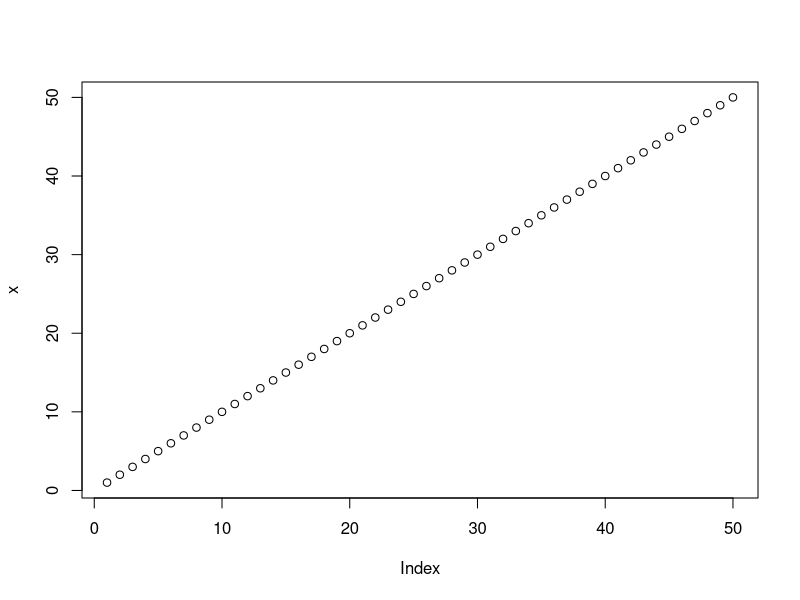
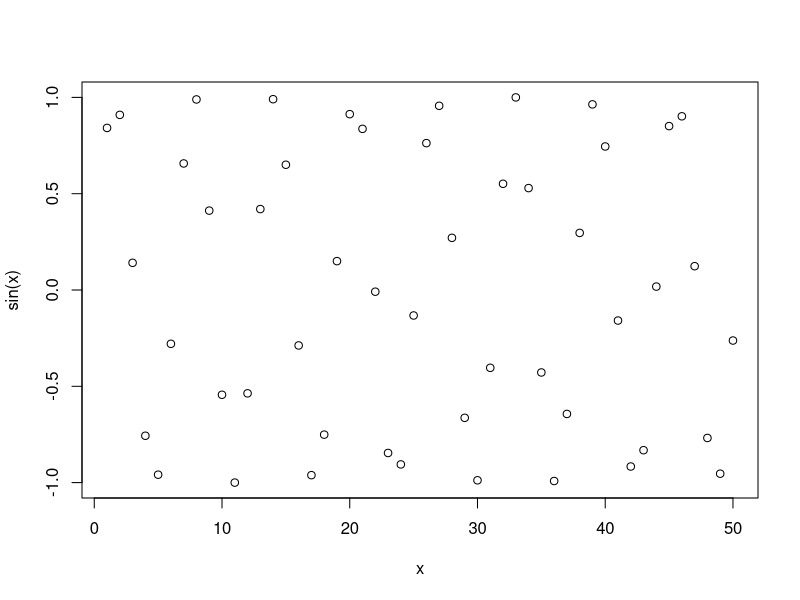
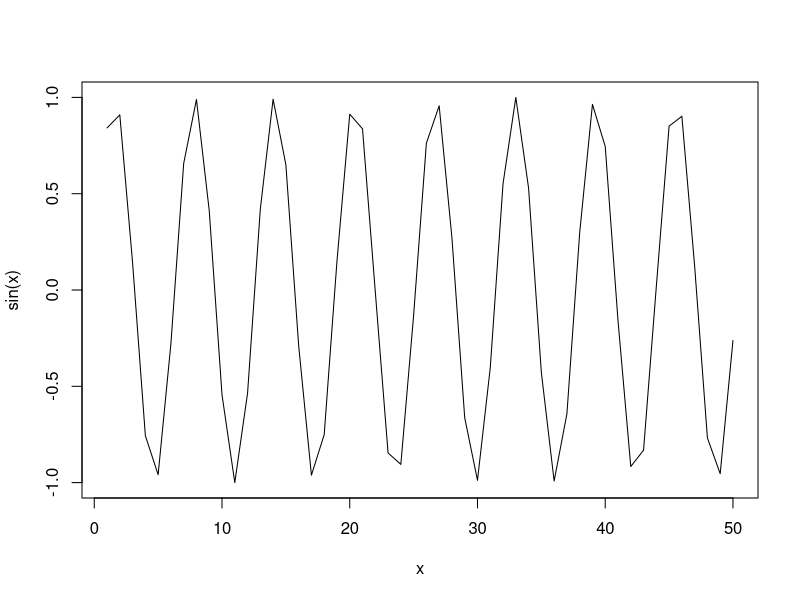
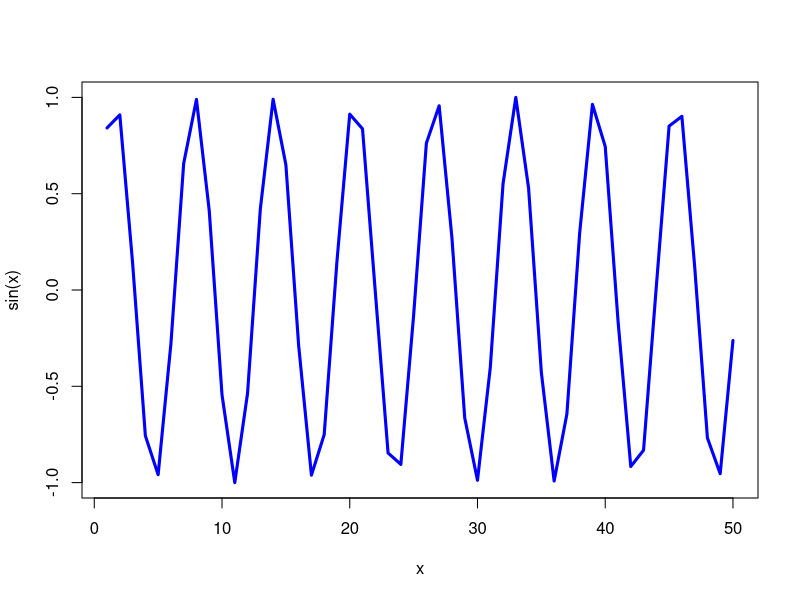

The R source for these figures, in order:
#' ---
#' title: "Class 4 First Steps with R"
#' author: "Heidi"
#' date: "Oct 8th, 2026"
#' ---
# Class 4 my first R Script 
x <- 1:50 
plot(x)
plot(x, sin(x)) 
plot(x, sin(x), typ="l")
plot(x, sin(x), typ="l", col="blue", lwd=3)
